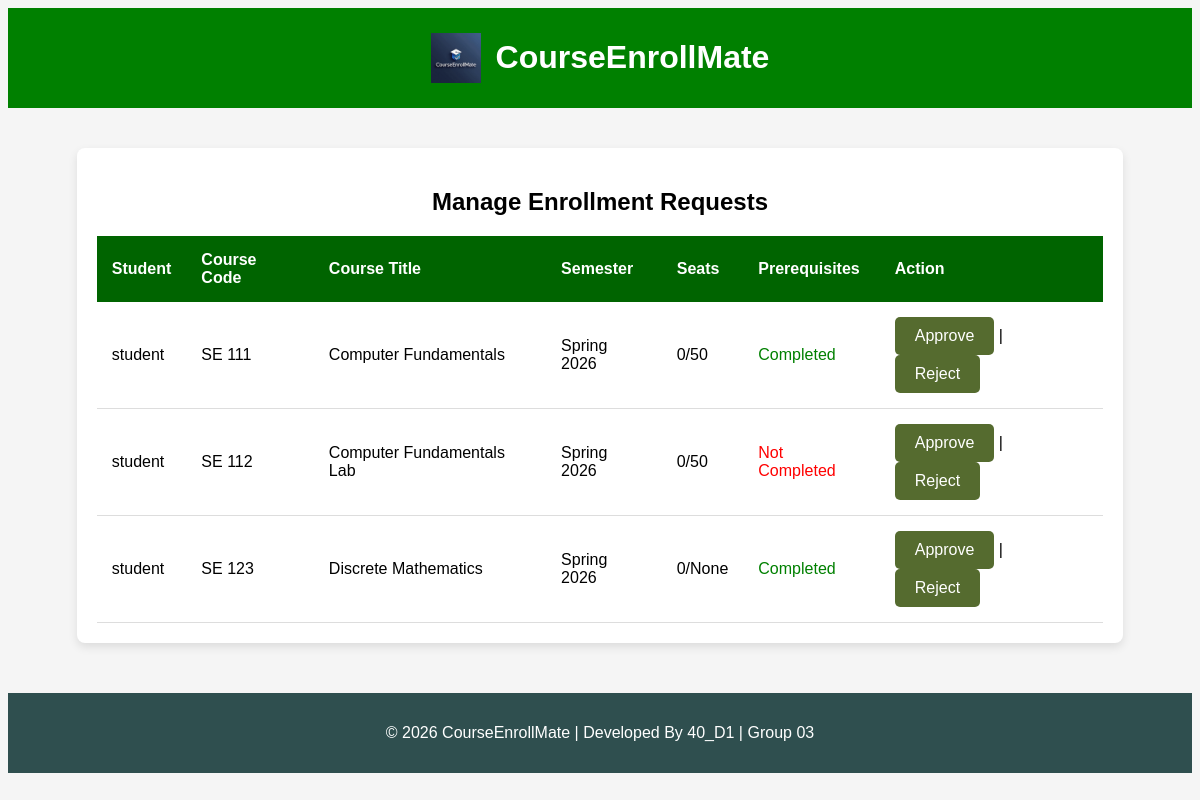
/manage_enrollments (signed in), run on an earlier commit of the app's database.
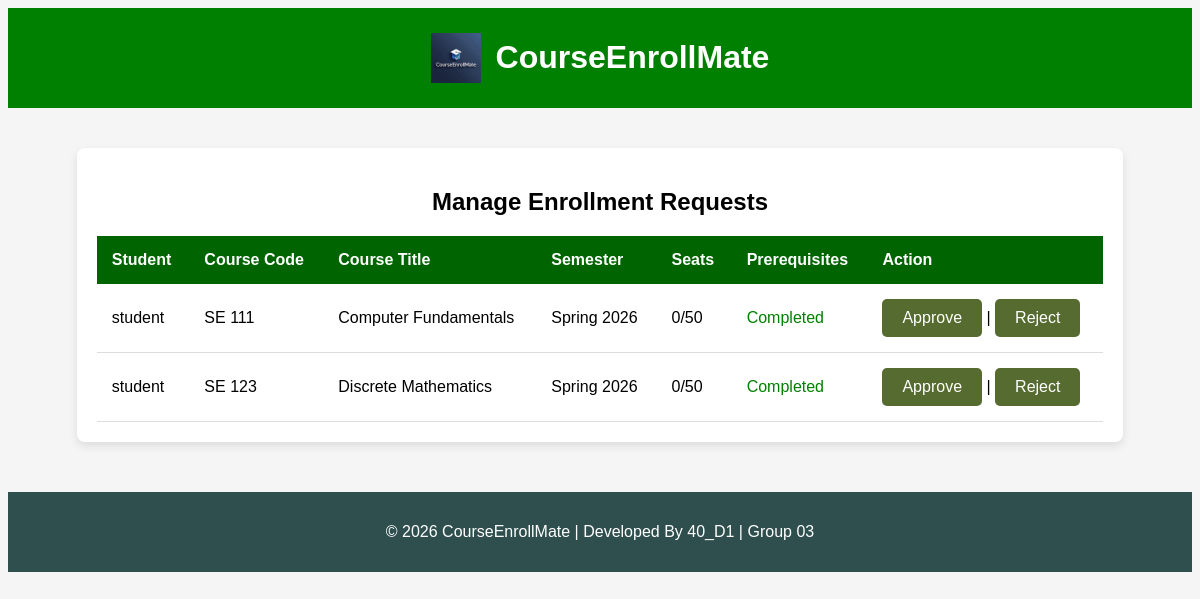
And on a later commit of the database.
### tables this page shows
CREATE TABLE enrollment_requests (
    id INTEGER PRIMARY KEY AUTOINCREMENT,
    student_id INTEGER NOT NULL,
    offering_id INTEGER NOT NULL,
    request_date TIMESTAMP DEFAULT CURRENT_TIMESTAMP,
    status TEXT CHECK(status IN ('pending','approved','rejected')) DEFAULT 'pending', rejection_reason TEXT,
    FOREIGN KEY (student_id) REFERENCES users(id),
    FOREIGN KEY (offering_id) REFERENCES course_offerings(id)
);

CREATE TABLE users (
    id INTEGER PRIMARY KEY AUTOINCREMENT,
    full_name TEXT NOT NULL,
    email TEXT UNIQUE NOT NULL,
    password TEXT NOT NULL,
    role TEXT DEFAULT 'student'
);

CREATE TABLE courses (
    id INTEGER PRIMARY KEY AUTOINCREMENT,
    course_code TEXT UNIQUE NOT NULL,
    course_title TEXT NOT NULL,
    course_description TEXT,
    credit_hours INTEGER NOT NULL,
    created_at TIMESTAMP DEFAULT CURRENT_TIMESTAMP
);

CREATE TABLE semesters (
    id INTEGER PRIMARY KEY AUTOINCREMENT,
    semester_name TEXT NOT NULL,
    start_date TEXT,
    end_date TEXT,
    status TEXT CHECK(status IN ('active','inactive')) DEFAULT 'inactive'
);

CREATE TABLE course_offerings (
    id INTEGER PRIMARY KEY AUTOINCREMENT,
    course_id INTEGER NOT NULL,
    semester_id INTEGER NOT NULL,
    max_seats INTEGER,
    FOREIGN KEY (course_id) REFERENCES courses(id),
    FOREIGN KEY (semester_id) REFERENCES semesters(id)
);

### app.py (the view)
@app.route("/manage_enrollments")
@login_required
@role_required("admin")
def manage_enrollments():
    conn = get_db_connection()
    requests = conn.execute("""
        SELECT
            er.id AS request_id,
            er.student_id,
            u.full_name AS student_name,
            c.course_code,
            c.course_title,
            c.id AS course_id,
            co.id AS offering_id,
            co.max_seats,
            s.semester_name,
            (
                SELECT COUNT(*)
                FROM enrollment_requests
                WHERE offering_id = co.id AND status = 'approved'
            ) AS approved_count
        FROM enrollment_requests er
        JOIN users u ON er.student_id = u.id
        JOIN course_offerings co ON er.offering_id = co.id
        JOIN courses c ON co.course_id = c.id
        JOIN semesters s ON co.semester_id = s.id
        WHERE er.status = 'pending'
    """).fetchall()
    request_list = []
    for r in requests:
        prereq_status = check_prerequisites(r["student_id"], r["course_id"])
        request_list.append({
            "request_id": r["request_id"],
            "student_name": r["student_name"],
            "course_code": r["course_code"],
            "course_title": r["course_title"],
            "semester_name": r["semester_name"],
            "approved_count": r["approved_count"],
            "max_seats": r["max_seats"],
            "prereq_status": prereq_status
        })
    conn.close()
    return render_template("manage_enrollments.html", requests=request_list)

### app.py (called while the page is built)
def get_db_connection():
    conn = sqlite3.connect("courseenrollmate.db")
    conn.row_factory = sqlite3.Row
    conn.execute("PRAGMA foreign_keys = ON")
    return conn

### helper.py (called while the page is built)
def get_db_connection():
    conn = sqlite3.connect("courseenrollmate.db")
    conn.row_factory = sqlite3.Row
    conn.execute("PRAGMA foreign_keys = ON")
    return conn

def login_required(f):
    @wraps(f)
    def decorated_function(*args, **kwargs):
        if "username" not in session:
            return redirect("/login")
        return f(*args, **kwargs)
    return decorated_function

def role_required(role):
    def decorator(f):
        @wraps(f)
        def decorated_function(*args, **kwargs):
            if session.get("role") != role:
                return "403 Forbidden: Unauthorized access"
            return f(*args, **kwargs)
        return decorated_function
    return decorator

### templates/manage_enrollments.html
{% extends "base.html" %}
{% block body %}
<div class="table-container">
    <h2>Manage Enrollment Requests</h2>
    <table>
        <thead>
            <tr>
                <th>Student</th>
                <th>Course Code</th>
                <th>Course Title</th>
                <th>Semester</th>
                <th>Seats</th>
                <th>Prerequisites</th>
                <th>Action</th>
            </tr>
        </thead>
{% for req in requests %}
        <tbody>
            <tr>
                <td>{{ req.student_name }}</td>
                <td>{{ req.course_code }}</td>
                <td>{{ req.course_title }}</td>
                <td>{{ req.semester_name }}</td>
                <td>{{ req.approved_count }}/{{ req.max_seats }}</td>
            <td>
        {% if req.prereq_status %}
                <span style="color:green;">Completed</span>
        {% else %}
                <span style="color:red;">Not Completed</span>
        {% endif %}
            </td>
            <td>
                <a href="{{ url_for('approve_enrollment', request_id=req.request_id) }}">Approve</a>
        |
                <a href="{{ url_for('reject_enrollment', request_id=req.request_id) }}">Reject</a>
            </td>
            </tr>
        </tbody>
{% endfor %}
    </table>
</div>
{% endblock %}

What changed in the data, as far as the page shows it:
no longer on this page (row edited): enrollment_requests: student_name "student", course_code "SE 112", course_title "Computer Fundamentals Lab", semester_name "Spring 2026", approved_count "0", max_seats "50", shows "Not Completed"
changed through a linked row, enrollment_requests "SE 123": max_seats "None" → "50"
